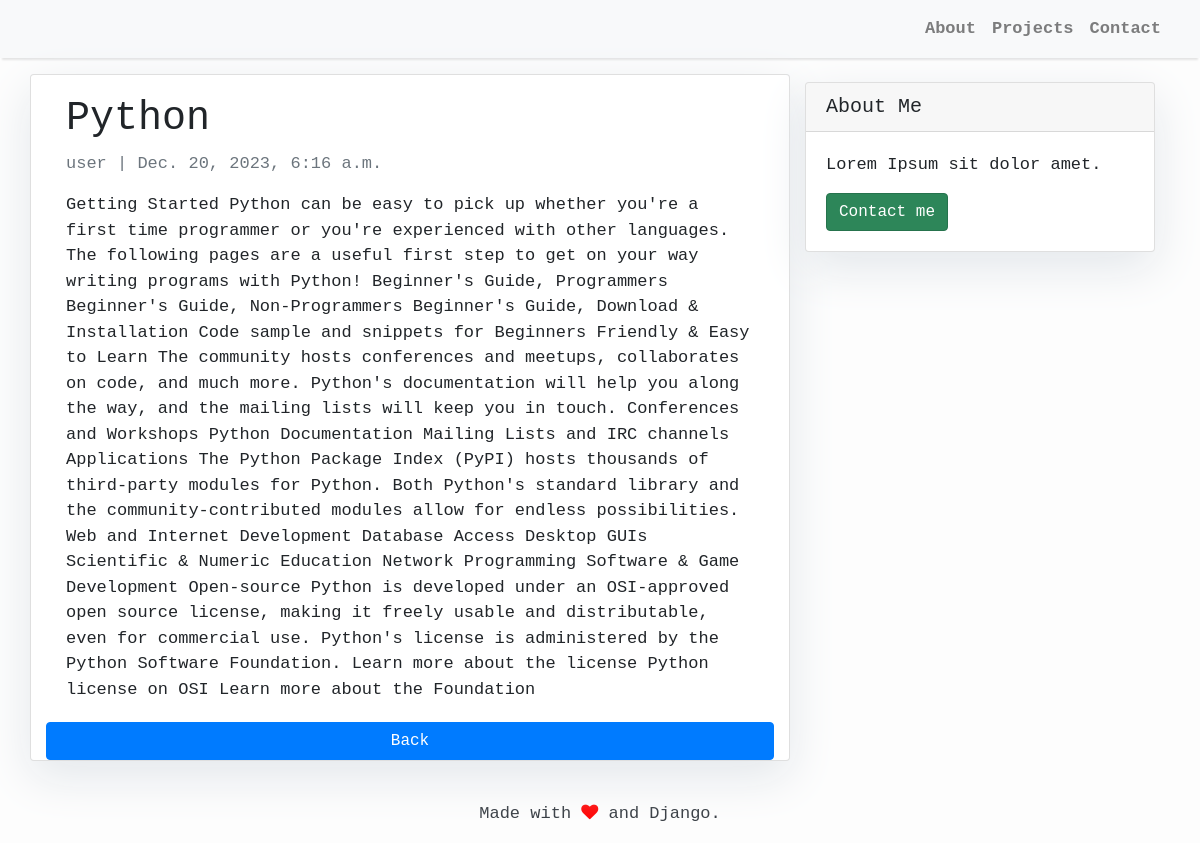
Page /python/ on the committed database.
### blog/models.py (models this page shows, shortened)
class Post(models.Model):
    title = models.CharField(max_length=300, unique=True)
    slug = models.SlugField(max_length=300, unique=True)
    author = models.ForeignKey(User, on_delete=models.CASCADE, related_name='blog_posts')
    content = models.TextField()
    status = models.IntegerField(choices=STATUS, default=0)
    created_at = models.DateTimeField(auto_now_add=True)
    updated_at = models.DateTimeField(auto_now=True)
    class Meta:
        ordering = ['-created_at']

### blog/views.py (the view)
# urls.py: path('<slug:slug>/', views.PostDetail.as_view(),  name='post_detail'),
class PostDetail(generic.DetailView):
    model = Post
    template_name = 'post_detail.html'

### blog/templates/post_detail.html
{% extends 'base.html' %} {% block content %}
<div class="container">
  <div class="row">
    <div class="col-md-8 card mb-4  mt-3 left  top">
      <div class="card-body">
        <h1>{% block title %} {{ object.title }} {% endblock title %}</h1>
        <p class=" text-muted">{{ post.author }} | {{ post.created_at }}</p>
        <p class="card-text ">{{ object.content | safe }}</p>
      </div>
      <a href="/" class="btn btn-primary">Back</a>
    </div>
    {% block sidebar %} {% include 'sidebar.html' %} {% endblock sidebar %}
  </div>
</div>
{% endblock content %}

### blog/templates/base.html (style rules this page uses)
body { font-family: "Lucida Console", monospace; font-size: 17px; background-color: #fdfdfd; }

### blog/templates/sidebar.html (style rules this page uses)
.card { box-shadow: 0 16px 48px #E3E7EB; }

### rows in the picture
Post: title "Python", author "user", created_at "Dec. 20, 2023, 6:16 a.m.", content "Getting Started Python can be easy to pick up whether you're a first time programmer or you're experienced with other languages. The following pages are a useful first step to get on your way writing programs with Python! Beginner's Guide, Programmers Beginner's Guide, Non-Programmers Beginner's Guide, Download & Installation Code sample and snippets for Beginners Friendly & Easy to Learn The community hosts conferences and meetups, collaborates on code, and much more. Python's documentation will help you along the way, and the mailing lists will keep you in touch. Conferences and Workshops Python Documentation Mailing Lists and IRC channels Applications The Python Package Index (PyPI)…"
